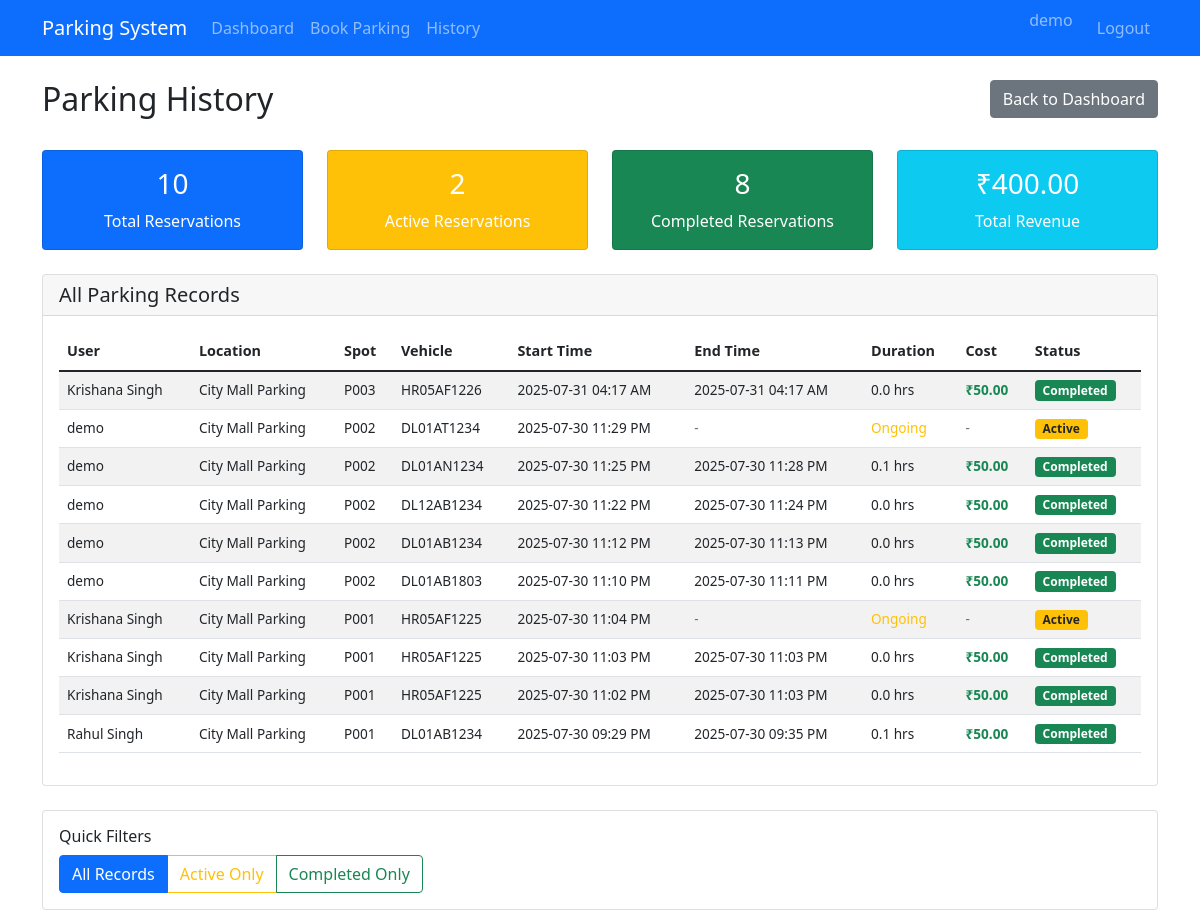
Page /admin/parking-history (signed in) on the committed database.
### models/database.py (models this page shows, shortened)
class User(db.Model):
    id = db.Column(db.Integer, primary_key=True)
    email = db.Column(db.String(120), unique=True, nullable=False)
    password_hash = db.Column(db.String(255), nullable=False)
    full_name = db.Column(db.String(100), nullable=False)
    phone = db.Column(db.String(15), nullable=False)
    address = db.Column(db.Text, nullable=False)
    pin_code = db.Column(db.String(10), nullable=False)
    created_at = db.Column(db.DateTime, default=datetime.utcnow)
    reservations = db.relationship('Reservation', backref='user', lazy=True)

class Reservation(db.Model):
    id = db.Column(db.Integer, primary_key=True)
    user_id = db.Column(db.Integer, db.ForeignKey('user.id'), nullable=False)
    spot_id = db.Column(db.Integer, db.ForeignKey('parking_spot.id'), nullable=False)
    vehicle_number = db.Column(db.String(20), nullable=False)
    start_time = db.Column(db.DateTime, default=datetime.utcnow)
    end_time = db.Column(db.DateTime)
    total_cost = db.Column(db.Float, default=0.0)
    status = db.Column(db.String(20), default='Active')  # Active, Completed
    created_at = db.Column(db.DateTime, default=datetime.utcnow)

class ParkingLot(db.Model):
    id = db.Column(db.Integer, primary_key=True)
    location_name = db.Column(db.String(100), nullable=False)
    address = db.Column(db.Text, nullable=False)
    pin_code = db.Column(db.String(10), nullable=False)
    price_per_hour = db.Column(db.Float, nullable=False)
    max_spots = db.Column(db.Integer, nullable=False)
    available_spots = db.Column(db.Integer, nullable=False)
    created_at = db.Column(db.DateTime, default=datetime.utcnow)
    spots = db.relationship('ParkingSpot', backref='parking_lot', lazy=True, cascade='all, delete-orphan')

class ParkingSpot(db.Model):
    id = db.Column(db.Integer, primary_key=True)
    spot_number = db.Column(db.String(10), nullable=False)
    lot_id = db.Column(db.Integer, db.ForeignKey('parking_lot.id'), nullable=False)
    status = db.Column(db.String(1), default='A', nullable=False)  # A=Available, O=Occupied
    reservations = db.relationship('Reservation', backref='parking_spot', lazy=True, cascade='all, delete-orphan')

### controllers/admin_controller.py (the view)
@admin_bp.route('/admin/parking-history')
def parking_history():
    if 'admin_id' not in session:
        return redirect(url_for('main.login'))
    status_filter = request.args.get('status', 'all')
    query = Reservation.query.join(ParkingSpot).join(ParkingLot).join(User)
    if status_filter == 'Active':
        query = query.filter(Reservation.status == 'Active')
    elif status_filter == 'Completed':
        query = query.filter(Reservation.status == 'Completed')
    reservations = query.order_by(Reservation.created_at.desc()).all()
    total_reservations = len(reservations)
    active_reservations = len([r for r in reservations if r.status == 'Active'])
    completed_reservations = len([r for r in reservations if r.status == 'Completed'])
    total_revenue = sum([r.total_cost for r in reservations if r.total_cost])
    return render_template('admin_parking_history.html',
                         reservations=reservations,
                         total_reservations=total_reservations,
                         active_reservations=active_reservations,
                         completed_reservations=completed_reservations,
                         total_revenue=total_revenue,
                         current_filter=status_filter)

### templates/admin_parking_history.html (shortened to what this page needs)
{% extends "base.html" %}
{% block content %}
<div class="row mb-4">
    <div class="col-md-8">
        <h2>Parking History</h2>
    </div>
    <div class="col-md-4 text-end">
        <a href="{{ url_for('admin.admin_dashboard') }}" class="btn btn-secondary">Back to Dashboard</a>
    </div>
</div>
<div class="row mb-4">
    <div class="col-md-3">
        <div class="card text-white bg-primary text-center">
            <div class="card-body">
                <h3>{{ total_reservations }}</h3>
                <p class="mb-0">Total Reservations</p>
            </div>
        </div>
    </div>
    <div class="col-md-3">
        <div class="card text-white bg-warning text-center">
            <div class="card-body">
                <h3>{{ active_reservations }}</h3>
                <p class="mb-0">Active Reservations</p>
            </div>
        </div>
    </div>
    <div class="col-md-3">
        <div class="card text-white bg-success text-center">
            <div class="card-body">
                <h3>{{ completed_reservations }}</h3>
                <p class="mb-0">Completed Reservations</p>
            </div>
        </div>
    </div>
    <div class="col-md-3">
        <div class="card text-white bg-info text-center">
            <div class="card-body">
                <h3>₹{{ "%.2f"|format(total_revenue) }}</h3>
                <p class="mb-0">Total Revenue</p>
            </div>
        </div>
    </div>
</div>
{% if reservations %}
<div class="card">
    <div class="card-header">
        <h5 class="mb-0">All Parking Records</h5>
    </div>
    <div class="card-body">
        <div class="table-responsive">
            <table class="table table-striped table-hover">
                <thead>
                    <tr>
                        <th>User</th>
                        <th>Location</th>
                        <th>Spot</th>
                        <th>Vehicle</th>
                        <th>Start Time</th>
                        <th>End Time</th>
                        <th>Duration</th>
                        <th>Cost</th>
                        <th>Status</th>
                    </tr>
                </thead>
                <tbody>
                    {% for reservation in reservations %}
                    <tr>
                        <td>{{ reservation.user.full_name }}</td>
                        <td>{{ reservation.parking_spot.parking_lot.location_name }}</td>
                        <td>{{ reservation.parking_spot.spot_number }}</td>
                        <td>{{ reservation.vehicle_number }}</td>
                        <td>{{ reservation.start_time.strftime('%Y-%m-%d %I:%M %p') }}</td>
                        <td>
                            {% if reservation.end_time %}
                                {{ reservation.end_time.strftime('%Y-%m-%d %I:%M %p') }}
                            {% else %}
                                <span class="text-muted">-</span>
                            {% endif %}
                        </td>
                        <td>
                            {% if reservation.end_time %}
                                {{ ((reservation.end_time - reservation.start_time).total_seconds() / 3600) | round(1) }} hrs
                            {% else %}
                                <span class="text-warning">Ongoing</span>
                            {% endif %}
                        </td>
                        <td>
                            {% if reservation.total_cost %}
                                <span class="text-success fw-bold">₹{{ "%.2f"|format(reservation.total_cost) }}</span>
                            {% else %}
                                <span class="text-muted">-</span>
                            {% endif %}
                        </td>
                        <td>
                            {% if reservation.status == 'Active' %}
                                <span class="badge bg-warning text-dark">Active</span>
                            {% else %}
                                <span class="badge bg-success">Completed</span>
                            {% endif %}
                        </td>
                    </tr>
                    {% endfor %}
                </tbody>
            </table>
        </div>
    </div>
</div>
<div class="mt-4">
    <div class="card">
        <div class="card-body">
            <h6>Quick Filters</h6>
            <div class="btn-group" role="group">
                <a href="{{ url_for('admin.parking_history') }}"
                   class="btn btn-outline-primary {% if current_filter == 'all' %}active{% endif %}">All Records</a>
                <a href="{{ url_for('admin.parking_history', status='Active') }}"
                   class="btn btn-outline-warning {% if current_filter == 'Active' %}active{% endif %}">Active Only</a>
                <a href="{{ url_for('admin.parking_history', status='Completed') }}"
                   class="btn btn-outline-success {% if current_filter == 'Completed' %}active{% endif %}">Completed Only</a>
            </div>
        </div>
    </div>
</div>
{% else %}
<div class="alert alert-info text-center">
    <h5>No Parking Records</h5>
    <p>No parking reservations have been made yet.</p>
</div>
{% endif %}
{% endblock %}

### templates/base.html (shortened to what this page needs)
<!DOCTYPE html>
<html lang="en">
<head>
    <link href="https://cdn.jsdelivr.net/npm/bootstrap@5.1.3/dist/css/bootstrap.min.css" rel="stylesheet">
</head>
<body>
    <nav class="navbar navbar-expand-lg navbar-dark bg-primary">
        <div class="container">
            <a class="navbar-brand" href="{{ url_for('main.index') }}">Parking System</a>
            <div class="navbar-collapse" id="navbarNav">
                <ul class="navbar-nav me-auto">
                    {% if session.user_id %}
                        <li class="nav-item">
                            <a class="nav-link" href="{{ url_for('user.dashboard') }}">Dashboard</a>
                        </li>
                        <li class="nav-item">
                            <a class="nav-link" href="{{ url_for('user.book_parking') }}">Book Parking</a>
                        </li>
                        <li class="nav-item">
                            <a class="nav-link" href="{{ url_for('user.booking_history') }}">History</a>
                        </li>
                    {% endif %}
                </ul>
                <ul class="navbar-nav">
                    {% if session.user_id %}
                        <li class="nav-item">
                            <span class="navbar-text me-3">{{ session.user_name }}</span>
                        </li>
                        <li class="nav-item">
                            <a class="nav-link" href="{{ url_for('main.logout') }}">Logout</a>
                        </li>
                    {% endif %}
                </ul>
            </div>
        </div>
    </nav>
    <div class="container mt-4">
        {% block content %}{% endblock %}
    </div>
</body>
</html>

### templates/admin_parking_history.html (style rules this page uses)
.table th { font-weight: 600; font-size: 0.9rem; }
.table td { vertical-align: middle; font-size: 0.85rem; }
.badge { font-size: 0.75rem; }

### rows in the picture
User: user_name "demo"
Reservation: user.full_name "Krishana Singh", parking_spot.parking_lot.location_name "City Mall Parking", parking_spot.spot_number "P003", vehicle_number "HR05AF1226", start_time "2025-07-31 04:17 AM", end_time "2025-07-31 04:17 AM", end_time+start_time "0.0", total_cost "50.00", status "Completed"
Reservation: user.full_name "demo", parking_spot.parking_lot.location_name "City Mall Parking", parking_spot.spot_number "P002", vehicle_number "DL01AT1234", start_time "2025-07-30 11:29 PM", shows "Ongoing", status "Active"
Reservation: user.full_name "demo", parking_spot.parking_lot.location_name "City Mall Parking", parking_spot.spot_number "P002", vehicle_number "DL01AN1234", start_time "2025-07-30 11:25 PM", end_time "2025-07-30 11:28 PM", end_time+start_time "0.1", total_cost "50.00", status "Completed"
Reservation: user.full_name "demo", parking_spot.parking_lot.location_name "City Mall Parking", parking_spot.spot_number "P002", vehicle_number "DL12AB1234", start_time "2025-07-30 11:22 PM", end_time "2025-07-30 11:24 PM", end_time+start_time "0.0", total_cost "50.00", status "Completed"
Reservation: user.full_name "demo", parking_spot.parking_lot.location_name "City Mall Parking", parking_spot.spot_number "P002", vehicle_number "DL01AB1234", start_time "2025-07-30 11:12 PM", end_time "2025-07-30 11:13 PM", end_time+start_time "0.0", total_cost "50.00", status "Completed"
Reservation: user.full_name "demo", parking_spot.parking_lot.location_name "City Mall Parking", parking_spot.spot_number "P002", vehicle_number "DL01AB1803", start_time "2025-07-30 11:10 PM", end_time "2025-07-30 11:11 PM", end_time+start_time "0.0", total_cost "50.00", status "Completed"
Reservation: user.full_name "Krishana Singh", parking_spot.parking_lot.location_name "City Mall Parking", parking_spot.spot_number "P001", vehicle_number "HR05AF1225", start_time "2025-07-30 11:04 PM", shows "Ongoing", status "Active"
Reservation: user.full_name "Krishana Singh", parking_spot.parking_lot.location_name "City Mall Parking", parking_spot.spot_number "P001", vehicle_number "HR05AF1225", start_time "2025-07-30 11:03 PM", end_time "2025-07-30 11:03 PM", end_time+start_time "0.0", total_cost "50.00", status "Completed"
Reservation: user.full_name "Krishana Singh", parking_spot.parking_lot.location_name "City Mall Parking", parking_spot.spot_number "P001", vehicle_number "HR05AF1225", start_time "2025-07-30 11:02 PM", end_time "2025-07-30 11:03 PM", end_time+start_time "0.0", total_cost "50.00", status "Completed"
Reservation: user.full_name "Rahul Singh", parking_spot.parking_lot.location_name "City Mall Parking", parking_spot.spot_number "P001", vehicle_number "DL01AB1234", start_time "2025-07-30 09:29 PM", end_time "2025-07-30 09:35 PM", end_time+start_time "0.1", total_cost "50.00", status "Completed"

### other values in the picture
{{ total_reservations }} "10"
{{ active_reservations }} "2"
{{ completed_reservations }} "8"
{{ "%.2f"|format(total_revenue) }} "400.00"
